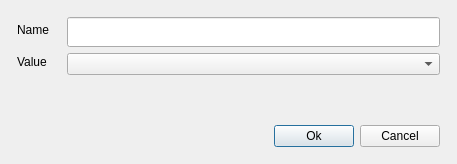
<?xml version="1.0" encoding="UTF-8"?>
<ui version="4.0">
 <class>EditorBoolValue</class>
 <widget class="QDialog" name="EditorBoolValue">
  <property name="geometry">
   <rect>
    <x>0</x>
    <y>0</y>
    <width>457</width>
    <height>164</height>
   </rect>
  </property>
  <property name="windowTitle">
   <string>Bool parameter</string>
  </property>
  <layout class="QGridLayout" name="gridLayout">
   <item row="0" column="1">
    <layout class="QVBoxLayout" name="verticalLayout_2">
     <property name="leftMargin">
      <number>6</number>
     </property>
     <property name="topMargin">
      <number>6</number>
     </property>
     <property name="rightMargin">
      <number>6</number>
     </property>
     <property name="bottomMargin">
      <number>6</number>
     </property>
     <item>
      <widget class="QLineEdit" name="txtName">
       <property name="minimumSize">
        <size>
         <width>0</width>
         <height>30</height>
        </size>
       </property>
      </widget>
     </item>
     <item>
      <widget class="QComboBox" name="cbo_value"/>
     </item>
    </layout>
   </item>
   <item row="0" column="0">
    <layout class="QVBoxLayout" name="verticalLayout">
     <property name="leftMargin">
      <number>6</number>
     </property>
     <property name="topMargin">
      <number>6</number>
     </property>
     <property name="rightMargin">
      <number>6</number>
     </property>
     <property name="bottomMargin">
      <number>6</number>
     </property>
     <item>
      <widget class="QLabel" name="label">
       <property name="text">
        <string>Name</string>
       </property>
      </widget>
     </item>
     <item>
      <widget class="QLabel" name="label_2">
       <property name="text">
        <string>Value</string>
       </property>
      </widget>
     </item>
    </layout>
   </item>
   <item row="2" column="0" colspan="2">
    <layout class="QHBoxLayout" name="horizontalLayout_7">
     <property name="leftMargin">
      <number>6</number>
     </property>
     <property name="topMargin">
      <number>6</number>
     </property>
     <property name="rightMargin">
      <number>6</number>
     </property>
     <property name="bottomMargin">
      <number>6</number>
     </property>
     <item>
      <widget class="QLabel" name="lbl_info">
       <property name="styleSheet">
        <string notr="true">color: rgb(255, 0, 0);</string>
       </property>
       <property name="text">
        <string/>
       </property>
      </widget>
     </item>
     <item>
      <spacer name="horizontalSpacer">
       <property name="orientation">
        <enum>Qt::Horizontal</enum>
       </property>
       <property name="sizeHint" stdset="0">
        <size>
         <width>40</width>
         <height>20</height>
        </size>
       </property>
      </spacer>
     </item>
     <item>
      <widget class="QPushButton" name="btnOk">
       <property name="sizePolicy">
        <sizepolicy hsizetype="Minimum" vsizetype="Preferred">
         <horstretch>0</horstretch>
         <verstretch>0</verstretch>
        </sizepolicy>
       </property>
       <property name="maximumSize">
        <size>
         <width>16777215</width>
         <height>16777215</height>
        </size>
       </property>
       <property name="text">
        <string>Ok</string>
       </property>
      </widget>
     </item>
     <item>
      <widget class="QPushButton" name="btnCancel">
       <property name="sizePolicy">
        <sizepolicy hsizetype="Minimum" vsizetype="Maximum">
         <horstretch>0</horstretch>
         <verstretch>0</verstretch>
        </sizepolicy>
       </property>
       <property name="maximumSize">
        <size>
         <width>16777215</width>
         <height>16777215</height>
        </size>
       </property>
       <property name="text">
        <string>Cancel</string>
       </property>
      </widget>
     </item>
    </layout>
   </item>
   <item row="1" column="1">
    <spacer name="verticalSpacer">
     <property name="orientation">
      <enum>Qt::Vertical</enum>
     </property>
     <property name="sizeHint" stdset="0">
      <size>
       <width>20</width>
       <height>40</height>
      </size>
     </property>
    </spacer>
   </item>
  </layout>
 </widget>
 <resources/>
 <connections/>
</ui>
